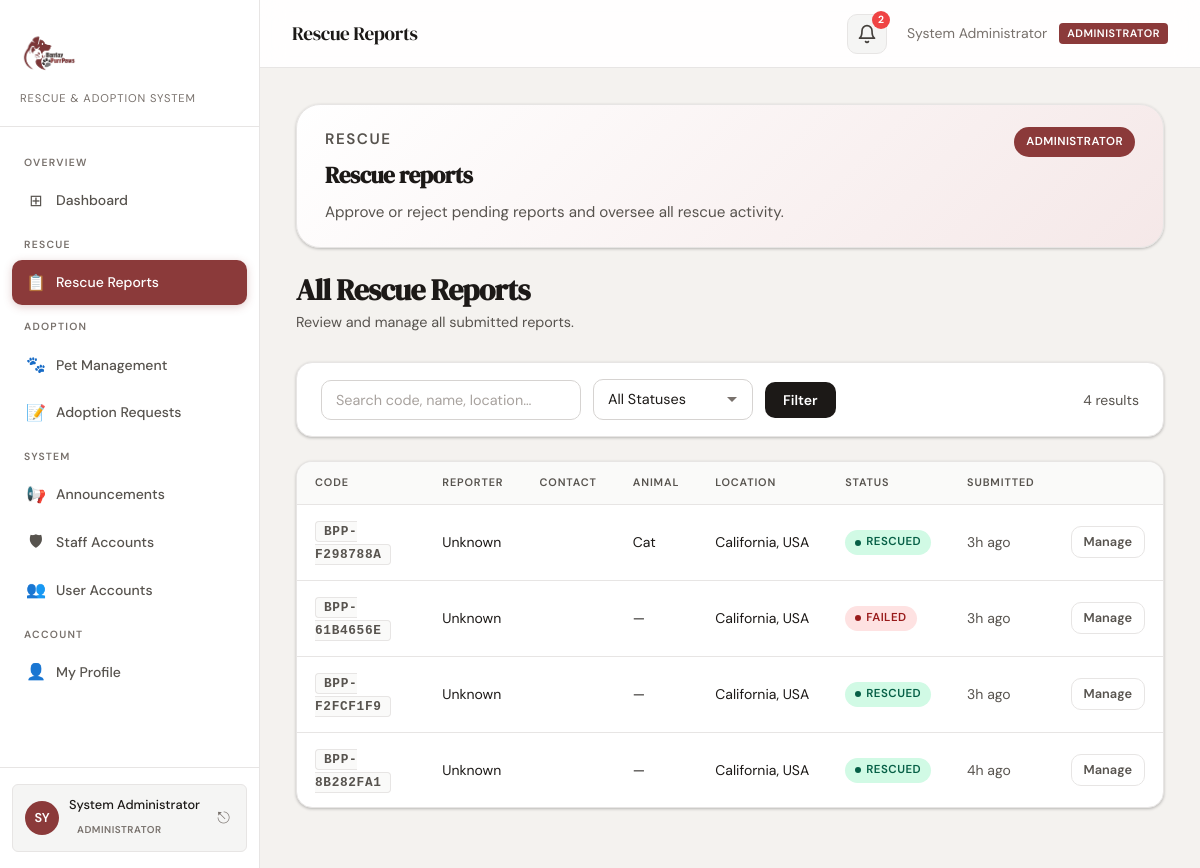
Screenshot of /admin/reports.php (signed in) with the database file from the repository.
### tables this page shows
CREATE TABLE IF NOT EXISTS rescue_reports (
    id INT AUTO_INCREMENT PRIMARY KEY,
    report_code VARCHAR(20) NOT NULL UNIQUE,
    reporter_id INT NOT NULL,
    reporter_name VARCHAR(150) NOT NULL,
    contact_number VARCHAR(20) NOT NULL,
    animal_type VARCHAR(100) DEFAULT NULL,
    location TEXT NOT NULL,
    description TEXT,
    photo_path VARCHAR(255) DEFAULT NULL,
    status ENUM('pending', 'in_progress', 'rescued', 'failed') NOT NULL DEFAULT 'pending',
    assigned_to INT DEFAULT NULL,
    created_at TIMESTAMP DEFAULT CURRENT_TIMESTAMP,
    updated_at TIMESTAMP DEFAULT CURRENT_TIMESTAMP ON UPDATE CURRENT_TIMESTAMP,
    FOREIGN KEY (reporter_id) REFERENCES users(id) ON DELETE CASCADE,
    FOREIGN KEY (assigned_to) REFERENCES users(id) ON DELETE SET NULL
);

### includes/auth.php (called while the page is built, shortened)
<?php
require_once __DIR__ . '/db.php';
require_once __DIR__ . '/paths.php';
require_once __DIR__ . '/sensitive-data.php';
function sessionCookiePath(): string {
    $base = app_base();
    return $base === '' ? '/' : $base;
}
function roleLabel(?string $role = null): string {
    $role = $role ?? ($_SESSION['role'] ?? 'user');
    return match ($role) {
        'admin' => 'Administrator',
        'staff' => 'Staff',
        default => 'User',
    };
}
function roleBadgeClass(?string $role = null): string {
    $role = $role ?? ($_SESSION['role'] ?? 'user');
    return match ($role) {
        'admin' => 'role-administrator',
        'staff' => 'role-staff',
        default => 'role-user',
    };
}
function isAdministrator(): bool {
    return ($_SESSION['role'] ?? '') === 'admin';
}
function formatStatus($status) {
    return match($status) {
        'submitted'   => ['label' => 'Submitted',   'class' => 'status-submitted'],
        'pending'     => ['label' => 'Submitted',   'class' => 'status-submitted'],
        'in_progress' => ['label' => 'In Progress', 'class' => 'status-progress'],
        'rescued'     => ['label' => 'Rescued',     'class' => 'status-rescued'],
        'failed'      => ['label' => 'Failed',      'class' => 'status-failed'],
        default       => ['label' => ucfirst($status), 'class' => 'status-pending'],
    };
}
function timeAgo($datetime) {
    $now  = new DateTime();
    $ago  = new DateTime($datetime);
    $diff = $now->diff($ago);
    if ($diff->d === 0) return $diff->h . 'h ago';
    return $ago->format('M j, Y');
}

### includes/db.php (called while the page is built, shortened)
<?php
function getDB(): PDO
{
    if ($GLOBALS['_bantay_pdo'] instanceof PDO) {
        return $GLOBALS['_bantay_pdo'];
    }
    $host = 'sql103.infinityfree.com';
    $port = '3306';
    $name = 'if0_42111065_bantaypurrpaws';
    $user = 'if0_42111065';
    $pass = 'wottaberu1113';
    $dsn = sprintf('mysql:host=%s;port=%s;dbname=%s;charset=utf8mb4', $host, $port, $name);
    try {
        $pdo = new PDO($dsn, $user, $pass, [
            PDO::ATTR_ERRMODE            => PDO::ERRMODE_EXCEPTION,
            PDO::ATTR_DEFAULT_FETCH_MODE => PDO::FETCH_ASSOC,
            PDO::ATTR_EMULATE_PREPARES   => false,
        ]);
    } catch (PDOException $e) {
        error_log('BantayPurrPaws MySQL connection failed: ' . $e->getMessage());
        throw new RuntimeException('Database connection failed.', 0, $e);
    }
    return $pdo;
}
function db_assert_table(string $table): string
{
    return '`' . $table . '`';
}
function db_cast_filter_value(mixed $value): mixed
{
    if (is_numeric($value) && !str_contains((string) $value, '.')) {
        return (int) $value;
    }
    return $value;
}
function db_parse_filters(string $filters): array
{
    $select     = '*';
    $order      = '';
    $limit      = null;
    $conditions = [];
    $params     = [];
    $parts = explode('&', $filters);
    foreach ($parts as $part) {
        if (str_starts_with($part, 'select=')) {
            $cols = substr($part, 7);
            $select = $cols === '*' ? '*' : implode(', ', array_map(
                static fn ($c) => '`' . preg_replace('/[^a-zA-Z0-9_]/', '', trim($c)) . '`',
                explode(',', $cols)
            ));
            continue;
        }
        if (str_starts_with($part, 'order=')) {
            $orderParts = [];
            foreach (explode(',', substr($part, 6)) as $segment) {
                if (!preg_match('/^([a-zA-Z0-9_]+)\.(asc|desc)$/i', trim($segment), $m)) {
                    continue;
                }
                $orderParts[] = '`' . $m[1] . '` ' . strtoupper($m[2]);
            }
            $order = implode(', ', $orderParts);
            continue;
        }
        if (str_starts_with($part, 'limit=')) {
            $limit = max(1, (int) substr($part, 6));
            continue;
        }
        if (!preg_match('/^([a-zA-Z0-9_]+)=(eq|neq|gt|gte|lt|lte|in)\.(.+)$/s', $part, $m)) {
            continue;
        }
        $column   = $m[1];
        $operator = $m[2];
        $rawValue = urldecode($m[3]);
        if ($operator === 'in') {
            if (!preg_match('/^\((.*)\)$/', $rawValue, $inMatch)) {
                continue;
            }
            $values = array_filter(array_map('trim', explode(',', $inMatch[1])), static fn ($v) => $v !== '');
            $placeholders = implode(',', array_fill(0, count($values), '?'));
            $conditions[] = "`{$column}` IN ({$placeholders})";
            foreach ($values as $v) {
                $params[] = db_cast_filter_value($v);
            }
            continue;
        }
        $value = db_cast_filter_value($rawValue);
        $sqlOp = match ($operator) {
            'eq'  => '=',
            'neq' => '<>',
            'gt'  => '>',
            'gte' => '>=',
            'lt'  => '<',
            'lte' => '<=',
            default => '=',
        };
        $conditions[] = "`{$column}` {$sqlOp} ?";
        $params[]     = $value;
    }
    return [
        'select' => $select,
        'order'  => $order,
        'limit'  => $limit,
        'where'  => $conditions === [] ? '' : implode(' AND ', $conditions),
        'params' => $params,
    ];
}
function db_select(string $table, string $filters = '', bool $single = false): mixed
{
    try {
        $tableSql = db_assert_table($table);
        $parsed   = db_parse_filters($filters);
        $sql = 'SELECT ' . $parsed['select'] . ' FROM ' . $tableSql;
        if ($parsed['where'] !== '') {
            $sql .= ' WHERE ' . $parsed['where'];
        }
        if ($parsed['order'] !== '') {
            $sql .= ' ORDER BY ' . $parsed['order'];
        }
        if ($parsed['limit'] !== null) {
            $sql .= ' LIMIT ' . (int) $parsed['limit'];
        }
        $stmt = getDB()->prepare($sql);
        $stmt->execute($parsed['params']);
        $rows = $stmt->fetchAll();
        return $single ? ($rows[0] ?? null) : $rows;
    } catch (Throwable $e) {
        error_log('db_select(' . $table . '): ' . $e->getMessage());
        return $single ? null : [];
    }
}
function sanitize(?string $value): string
{
    return htmlspecialchars(strip_tags(trim((string) ($value ?? ''))), ENT_QUOTES, 'UTF-8');
}

### includes/sensitive-data.php (called while the page is built, shortened)
<?php
require_once __DIR__ . '/db.php';
require_once __DIR__ . '/logger.php';
function isEncryptedValue(?string $value): bool {
    return is_string($value) && str_starts_with($value, SENSITIVE_ENC_PREFIX);
}
function decryptSensitiveValue(string $stored): string {
    $payload = base64_decode(substr($stored, strlen(SENSITIVE_ENC_PREFIX)), true);
    if ($payload === false || strlen($payload) < SODIUM_CRYPTO_SECRETBOX_NONCEBYTES + SODIUM_CRYPTO_SECRETBOX_MACBYTES) {
        return '';
    }
    $nonce  = substr($payload, 0, SODIUM_CRYPTO_SECRETBOX_NONCEBYTES);
    $cipher = substr($payload, SODIUM_CRYPTO_SECRETBOX_NONCEBYTES);
    $plain  = sodium_crypto_secretbox_open($cipher, $nonce, sensitiveDataKey());
    return $plain;
}
function revealSubmissionPhone(array $row): string {
    return decryptSensitiveValue((string) ($row['contact_number'] ?? ''));
}
function hydrateRescueReport(array $report): array {
    $report['contact_number'] = revealSubmissionPhone($report);
    return $report;
}

### includes/logger.php (called while the page is built, shortened)
<?php
function bpp_ensure_log_dir(): void {
    $htaccess = BPP_LOG_DIR . '/.htaccess';
}
function bpp_log(string $channel, string $level, string $message, array $context = []): void {
    $entry = [
        'time'    => date('c'),
        'channel' => $channel,
        'level'   => strtoupper($level),
        'message' => $message,
    ];
    $line = json_encode($entry, JSON_UNESCAPED_UNICODE | JSON_UNESCAPED_SLASHES);
}

### includes/paths.php (called while the page is built, shortened)
<?php
function app_base(): string {
    static $base = null;
    if ($base !== null) {
        return $base;
    }
    $docRoot = realpath($_SERVER['DOCUMENT_ROOT'] ?? '');
    $appRoot = realpath(dirname(__DIR__));
    $docRoot = str_replace('\\', '/', $docRoot);
    $appRoot = str_replace('\\', '/', $appRoot);
    if (str_starts_with($appRoot, $docRoot)) {
        $base = rtrim(substr($appRoot, strlen($docRoot)), '/');
    } else {
        $base = '';
    }
    return $base;
}
function url(string $path = ''): string {
    $path = ltrim(str_replace('\\', '/', $path), '/');
    $base = app_base();
    return ($base === '' ? '' : $base) . '/' . $path;
}

### admin/reports.php (the view, shortened to what this page needs)
<?php
require_once __DIR__ . '/../includes/auth.php';
require_once __DIR__ . '/../includes/sensitive-data.php';
$search       = sanitize($_GET['q'] ?? '');
$filters = 'order=created_at.desc';
$allReports = db_select('rescue_reports', $filters);
$usersById = [];
$reports = array_map(function ($r) use ($usersById) {
    $r = hydrateRescueReport($r);
    $r['reporter_full'] = $usersById[$r['reporter_id']] ?? 'Unknown';
    return $r;
}, array_values($allReports));
require_once __DIR__ . '/../includes/header.php';
?>
<div class="dashboard-hero" style="margin-bottom:24px;padding:22px 28px">
    <div>
        <p class="page-eyebrow">Rescue</p>
        <h2 style="font-size:1.45rem;margin:0">Rescue reports</h2>
        <p style="margin-top:6px;margin-bottom:0"><?= isAdministrator()
            ? 'Approve or reject pending reports and oversee all rescue activity.'
            : 'Update progress on approved reports and monitor active rescues.' ?></p>
    </div>
    <span class="role-chip <?= roleBadgeClass() ?>"><?= roleLabel() ?></span>
</div>
<div class="page-header">
    <h2>All Rescue Reports</h2>
    <p>Review and manage all submitted reports.</p>
</div>
<div class="card mb-6">
    <div class="card-body" style="padding: 16px 24px;">
        <form method="GET" action="" class="flex gap-3 flex-wrap items-center filter-bar">
            <input type="text" name="q" class="form-control filter-search"
                   placeholder="Search code, name, location…" value="<?= sanitize($search) ?>">
            <select name="status" class="form-control filter-select">
                <option value="">All Statuses</option>
            </select>
            <button type="submit" class="btn btn-primary">Filter</button>
            <span class="text-sm text-secondary filter-result-count">
                <?= count($reports) ?> result<?= count($reports) !== 1 ? 's' : '' ?>
            </span>
        </form>
    </div>
</div>
<div class="card">
    <?php if (empty($reports)): ?>
        <div class="empty-state">
            <div class="empty-icon">🔍</div>
            <h3>No reports found</h3>
            <p>Try adjusting your search or filter criteria.</p>
        </div>
    <?php else: ?>
        <div class="table-wrapper table-responsive-stack">
            <table>
                <thead>
                    <tr>
                        <th>Code</th><th>Reporter</th><th>Contact</th>
                        <th>Animal</th><th>Location</th><th>Status</th>
                        <th>Submitted</th><th></th>
                    </tr>
                </thead>
                <tbody>
                    <?php foreach ($reports as $r):
                        $status = formatStatus($r['status']);
                    ?>
                    <tr>
                        <td><span class="report-code"><?= sanitize($r['report_code']) ?></span></td>
                        <td><?= sanitize($r['reporter_full']) ?></td>
                        <td class="text-secondary text-sm"><?= sanitize($r['contact_number']) ?></td>
                        <td><?= sanitize($r['animal_type'] ?: '—') ?></td>
                        <td style="max-width:160px;white-space:nowrap;overflow:hidden;text-overflow:ellipsis;">
                            <?= sanitize($r['location']) ?>
                        </td>
                        <td>
                            <span class="status-badge <?= $status['class'] ?>">
                                <span class="status-dot"></span><?= $status['label'] ?>
                            </span>
                        </td>
                        <td class="text-secondary text-sm"><?= timeAgo($r['created_at']) ?></td>
                        <td><a href="<?= url('view-report.php?id=' . $r['id']) ?>" class="btn btn-ghost btn-sm">Manage</a></td>
                    </tr>
                    <?php endforeach; ?>
                </tbody>
            </table>
        </div>
    <?php endif; ?>
</div>
<?php require_once __DIR__ . '/../includes/footer.php'; ?>

### css/theme.css (style rules this page uses)
:root { --app-bg: #f4f2ef; --sidebar-bg: #ffffff; --sidebar-border: var(--stone-200); --topbar-bg: rgba(255, 255, 255, 0.92); --content-max: 1280px; }
.page-header h2 { font-size: clamp(1.5rem, 3vw, 1.85rem); }
.page-eyebrow { font-size: 0.72rem; font-weight: 600; letter-spacing: 0.1em; text-transform: uppercase; color: var(--accent); margin-bottom: 6px; }
.dashboard-hero { display: flex; flex-wrap: wrap; align-items: flex-start; justify-content: space-between; gap: 20px; padding: 28px 32px; margin-bottom: 28px; background: linear-gradient(135deg, #fff 0%, var(--brand-primary-light) 100%); border: 1px solid var(--stone-200); border-radius: var(--radius-xl); box-shadow: var(--shadow-sm); }
.dashboard-hero h2 { font-family: var(--font-display); font-size: 1.65rem; letter-spacing: -0.02em; margin-bottom: 6px; }
.dashboard-hero p { color: var(--text-secondary); font-size: 0.95rem; max-width: 520px; }
.role-chip { display: inline-flex; align-items: center; gap: 6px; padding: 6px 12px; border-radius: 999px; font-size: 0.72rem; font-weight: 600; letter-spacing: 0.04em; text-transform: uppercase; }
.role-chip.role-administrator { background: var(--accent); color: #fff; }
.card { border-radius: var(--radius-lg); box-shadow: var(--shadow-sm); margin-bottom: 24px; }
.card-body { padding: 24px; }
table { font-size: 0.875rem; }
th { background: var(--stone-50); padding: 12px 18px; font-size: 0.68rem; }
td { padding: 14px 18px; }
tbody tr { transition: background 0.12s; }
.form-control, select.form-control, textarea.form-control { border-radius: var(--radius); border: 1px solid var(--stone-300); padding: 10px 14px; font-size: 0.9rem; transition: border-color 0.15s, box-shadow 0.15s; }
.btn { border-radius: var(--radius); font-weight: 600; }
.btn-primary { background: var(--stone-900); }
.filter-search { width: 260px; max-width: 100%; }
.filter-select { width: 160px; max-width: 100%; }
.filter-result-count { margin-left: auto; }

### css/responsive.css (style rules this page uses)
html { -webkit-text-size-adjust: 100%; }
body { overflow-x: clip; }
.table-wrapper { overflow-x: auto; -webkit-overflow-scrolling: touch; max-width: 100%; }
.table-wrapper table { min-width: 560px; }

### rows the page displays
rescue_reports: report_code "BPP-F298788A", reporter_full "Unknown", animal_type "Cat", location "California, USA", status "RESCUED", created_at "3h ago"
rescue_reports: report_code "BPP-61B4656E", reporter_full "Unknown", animal_type "—", location "California, USA", status "FAILED", created_at "3h ago"
rescue_reports: report_code "BPP-F2FCF1F9", reporter_full "Unknown", animal_type "—", location "California, USA", status "RESCUED", created_at "3h ago"
rescue_reports: report_code "BPP-8B282FA1", reporter_full "Unknown", animal_type "—", location "California, USA", status "RESCUED", created_at "4h ago"

### other values shown
$icon "⊞ 📋 🐾 📝 📢 🛡 👥 👤"
$label "Dashboard Rescue Reports Pet Management Adoption Requests Announcements Staff Accounts User Accounts My Profile"
substr($navUser['name'], 0, 2) "SY"
$navUser['name'] "System Administrator"
roleLabel() "ADMINISTRATOR"
$pageTitle "Rescue Reports"
$notifCount "2"
count($reports) "4"
